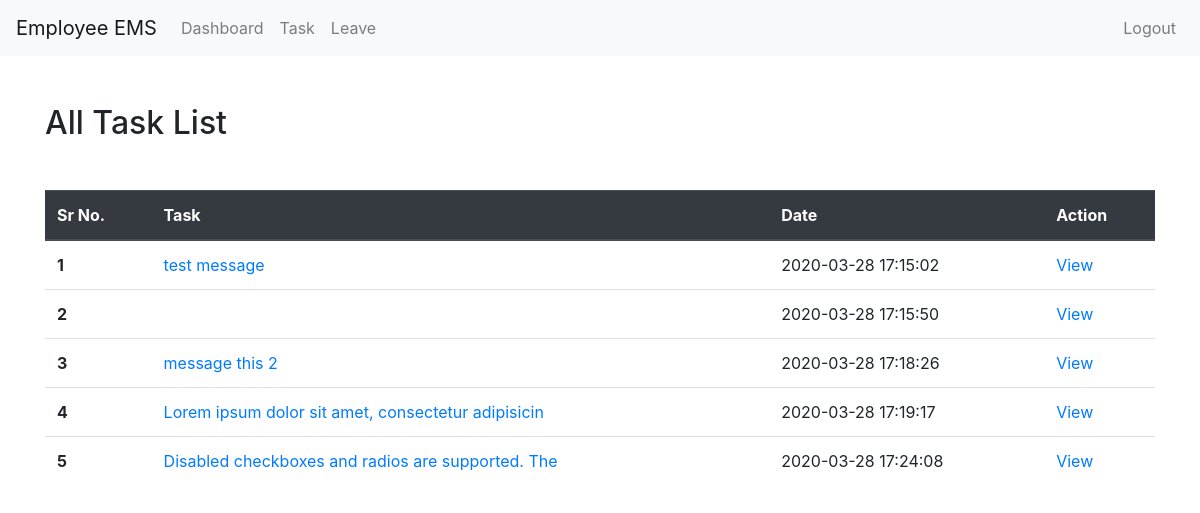
/employee/task.php (signed in), run on the app's committed database.
### tables this page shows
CREATE TABLE `task` (
  `t_id` int(255) NOT NULL,
  `task` varchar(10000) NOT NULL,
  `user_id` int(255) NOT NULL,
  `assigned_by` int(255) NOT NULL,
  `date_time` timestamp NOT NULL DEFAULT CURRENT_TIMESTAMP ON UPDATE CURRENT_TIMESTAMP
);

### employee/task.php (the view, shortened to what this page needs)
<?php
include '../auth/auth.php';
include 'header.php';
?>
<div class="admin-dashboard">
	<div class="container">
		<h2 class="mt-5 mb-5">All Task List</h2>
		<table class="table">
			<thead class="thead-dark">
				<tr>
					<th scope="col">Sr No.</th>
					<th scope="col">Task</th>
					<th scope="col">Date</th>
					<th scope="col">Action</th>
				</tr>
			</thead>
			<tbody>
				<?php
				$i = 1;
				$query= "Select * from task where user_id= '". $_SESSION['user_id']."'";
				$res= mysqli_query($conn, $query);
				$count= mysqli_num_rows($res);
				if($count>0){
					while ( $row= mysqli_fetch_array($res)) {
						?>
						<tr>
							<th><?php echo $i; ?></th>
							<td><a href="view-message.php?id=<?php echo $row['t_id']; ?>" ><?php echo substr($row['task'],0,50); ?></a></td>
							<td><?php echo $row['date_time']; ?></td>
							<td><a href="view-message.php?id=<?php echo $row['t_id']; ?>" >View</a></td>
						</tr>
						<?php
						$i++;
					}
				}else{
					echo "No record found";
				} ?>
			</tbody>
		</table>
	</div>
</div>
<?php
include '../footer.php';
?>

### data on the page
task: task "test message", date_time "2020-03-28 17:15:02"
task: date_time "2020-03-28 17:15:50"
task: task "message this 2", date_time "2020-03-28 17:18:26"
task: task "Lorem ipsum dolor sit amet, consectetur adipisicin", date_time "2020-03-28 17:19:17"
task: task "Disabled checkboxes and radios are supported. The", date_time "2020-03-28 17:24:08"
